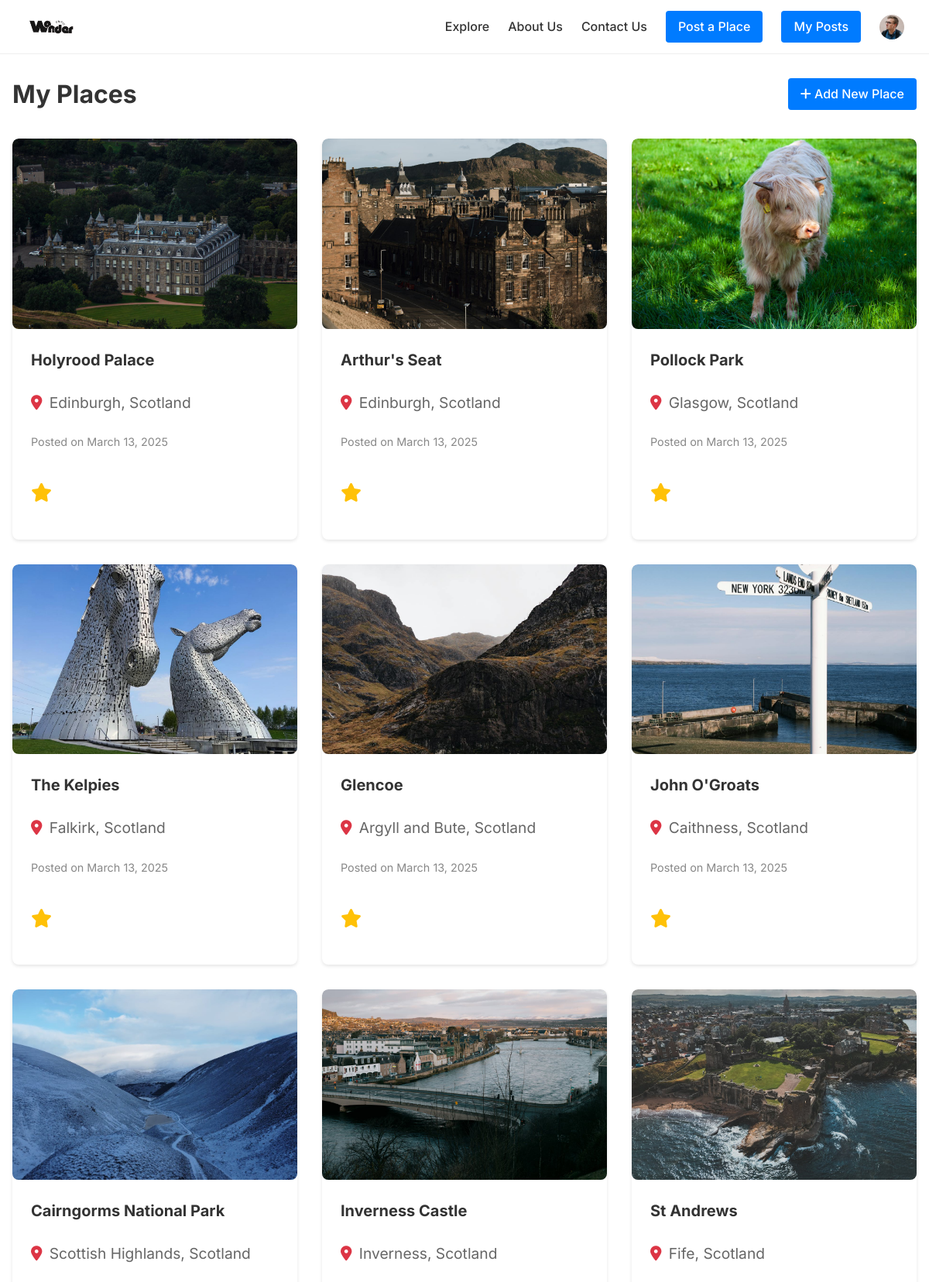
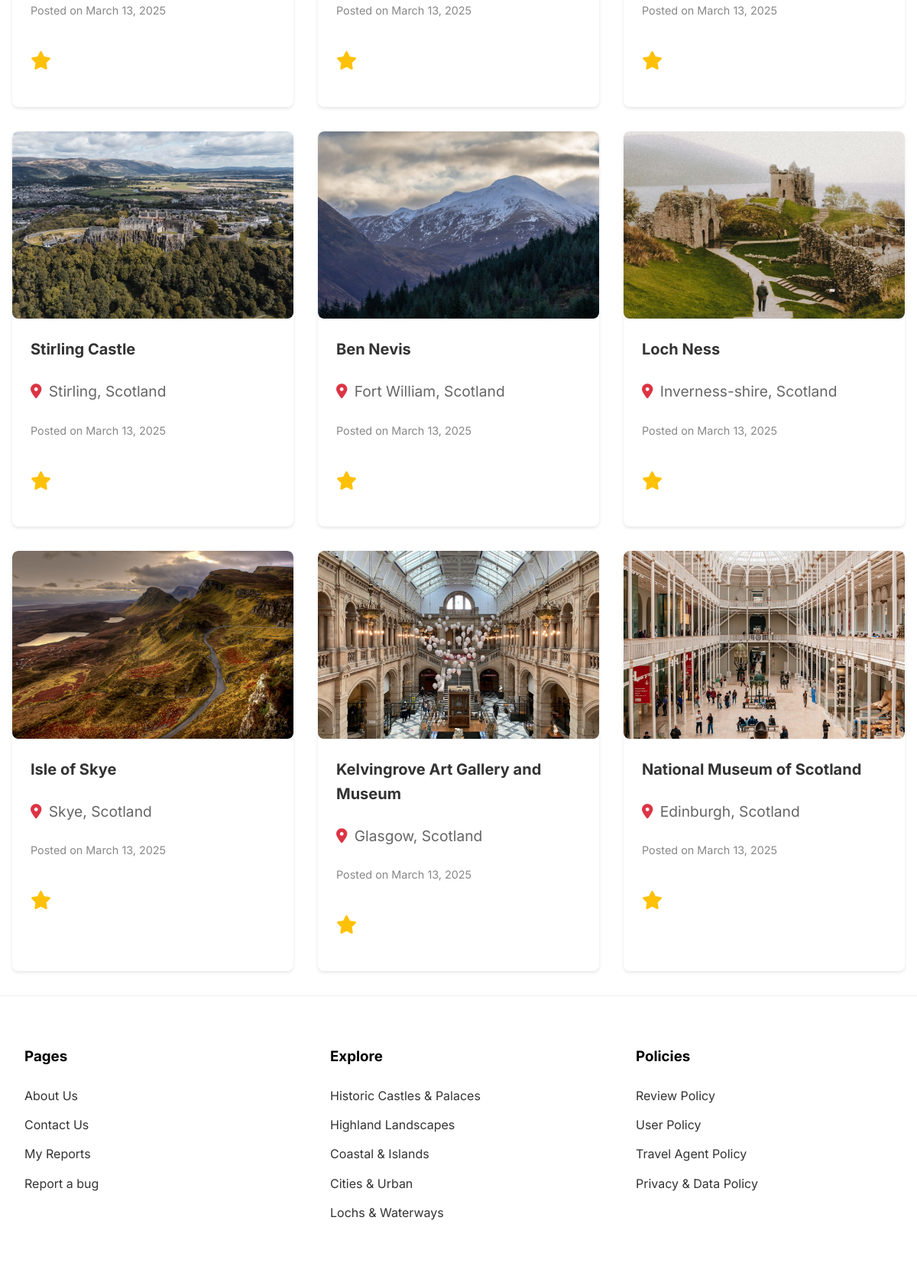
The page /my-places/ (signed in) on the database its author committed (2 pictures, top to bottom).
### wandercritic/models.py (models this page shows, shortened)
class User(AbstractUser):
    is_travel_agent = models.BooleanField(default=False)
    bio = models.TextField(max_length=500, blank=True)
    profile_picture = models.ImageField(upload_to='profile_pics/', blank=True, null=True)
    contact_number = models.CharField(max_length=20, blank=True)
    company_name = models.CharField(max_length=100, blank=True)
    company_website = models.URLField(blank=True)

class Place(models.Model):
    name = models.CharField(max_length=200)
    slug = models.SlugField(unique=True)
    average_rating = models.DecimalField(max_digits=3, decimal_places=2, default=0)
    total_ratings = models.PositiveIntegerField(default=0)
    description = models.TextField()
    short_description = models.CharField(max_length=200)
    location = models.CharField(max_length=200)
    image = models.ImageField(upload_to='places/')
    created_by = models.ForeignKey(User, on_delete=models.CASCADE, related_name='places')
    created_at = models.DateTimeField(auto_now_add=True)
    updated_at = models.DateTimeField(auto_now=True)
    history = models.TextField(blank=True)
    highlights = models.TextField(blank=True)  # Store as JSON list
    best_time_to_visit = models.TextField(blank=True)
    getting_there = models.TextField(blank=True)
    tips = models.TextField(blank=True)  # Store as JSON list
    budget = models.DecimalField(
        max_digits=10,
        decimal_places=2,
        help_text="Estimated budget for the trip in GBP",
        null=True,
        blank=True
    )
    categories = models.ManyToManyField(PlaceCategory, related_name='places')
    tags = models.ManyToManyField(Tag, related_name='places')

### wandercritic/views.py (the view)
# urls.py: path('my-places/', views.my_places, name='my_places'),
@login_required
def my_places(request):
    User = get_user_model()
    agent_id = request.GET.get('agent')
    if agent_id:
        agent = get_object_or_404(User, id=agent_id)
        places = Place.objects.filter(created_by=agent).order_by('-created_at')
        context = {
            'places': places,
            'viewing_agent': agent
        }
    else:
        places = Place.objects.filter(created_by=request.user).order_by('-created_at')
        context = {
            'places': places
        }
    return render(request, 'wandercritic/my_places.html', context)

### templates/wandercritic/my_places.html (shortened to what this page needs)
{% extends 'wandercritic/base.html' %}
{% load static %}
{% block content %}
<div class="my-places-container">
    <div class="header">
        {% if viewing_agent %}
            <div class="agent-header">
                <div class="agent-info">
                    {% if viewing_agent.profile_picture %}
                        <img src="{{ viewing_agent.profile_picture.url }}" alt="{{ viewing_agent.get_full_name }}" class="agent-pic">
                    {% else %}
                        <div class="agent-pic"><i class="fas fa-user-circle"></i></div>
                    {% endif %}
                    <div>
                        <h1>Places by {{ viewing_agent.get_full_name }}</h1>
                        {% if viewing_agent.company_name %}
                            <p class="company-name">{{ viewing_agent.company_name }}</p>
                        {% endif %}
                    </div>
                </div>
            </div>
        {% else %}
            <h1>My Places</h1>
            <a href="{% url 'wandercritic:place_create' %}" class="btn btn-primary">
                <i class="fas fa-plus"></i> Add New Place
            </a>
        {% endif %}
    </div>
    {% if places %}
        <div class="places-grid">
            {% for place in places %}
            <div class="place-card">
                <div class="place-image">
                    <img src="{{ place.image.url }}" alt="{{ place.name }}">
                </div>
                <div class="place-info">
                    <h2>{{ place.name }}</h2>
                    <p class="location"><i class="fas fa-map-marker-alt"></i> {{ place.location }}</p>
                    <p class="date">Posted on {{ place.created_at|date:"F j, Y" }}</p>
                    <div class="stats">
                        <span class="rating">
                            <i class="fas fa-star"></i> {{ place.rating }}
                        </span>
                    </div>
                </div>
            </div>
            {% endfor %}
        </div>
    {% endif %}
</div>
{% endblock %}

### templates/wandercritic/base.html (shortened to what this page needs)
<!DOCTYPE html>
{% load static %}
<html lang="en">
<head>
    <link rel="stylesheet" href="{% static 'styles/main.css' %}">
    <link rel="stylesheet" href="https://cdnjs.cloudflare.com/ajax/libs/font-awesome/6.0.0/css/all.min.css">
</head>
<body>
    <nav class="navbar">
        <div class="nav-container">
            <a href="{% url 'wandercritic:index' %}" class="logo">
                <img src="{% static 'assets/Wander_Critic_logo.png' %}" alt="Wander Critic Logo">
            </a>
            <div class="nav-links">
                <a href="{% url 'wandercritic:explore' %}">Explore</a>
                {% if not user.is_superuser %}
                    <a href="{% url 'wandercritic:about_us' %}">About Us</a>
                    <a href="{% url 'wandercritic:contact_us' %}">Contact Us</a>
                {% endif %}
                {% if user.is_superuser %}
                    <a href="{% url 'wandercritic:admin_applications' %}" class="btn btn-primary">Applications</a>
                    <a href="{% url 'wandercritic:admin_reports' %}" class="btn btn-primary">View Reports</a>
                {% elif user.is_travel_agent %}
                    <a href="{% url 'wandercritic:place_create' %}" class="btn btn-primary">Post a Place</a>
                    <a href="{% url 'wandercritic:my_places' %}" class="btn btn-primary">My Posts</a>
                {% endif %}
                {% if user.is_authenticated %}
                    <div class="profile-dropdown">
                        <button class="profile-button">
                            {% if user.profile_picture %}
                                <img src="{{ user.profile_picture.url }}" alt="Profile" class="profile-pic">
                            {% else %}
                                <i class="fas fa-user-circle"></i>
                            {% endif %}
                        </button>
                    </div>
                {% else %}
                    <a href="{% url 'account_login' %}" class="btn btn-outline">Sign In</a>
                    <a href="{% url 'account_signup' %}" class="btn btn-primary register">Register</a>
                {% endif %}
            </div>
        </div>
    </nav>
    <main>
        {% block content %}
        {% endblock %}
    </main>
    <footer>
        <div class="footer-content">
            <div class="footer-section">
                <h3>Pages</h3>
                <ul>
                    <li><a href="{% url 'wandercritic:about' %}">About Us</a></li>
                    <li><a href="{% url 'wandercritic:contact' %}">Contact Us</a></li>
                    {% if not user.is_superuser and user.is_authenticated %}
                        <li><a href="{% url 'wandercritic:manage_reports' %}">My Reports</a></li>
                        <li><a href="{% url 'wandercritic:report_bug' %}?url={{ request.build_absolute_uri }}">Report a bug</a></li>
                    {% endif %}
                </ul>
            </div>
            <div class="footer-section">
                <h3>Explore</h3>
                <ul>
                    <li><a href="{% url 'wandercritic:explore' %}?category=Historic Castles %26 Palaces">Historic Castles & Palaces</a></li>
                    <li><a href="{% url 'wandercritic:explore' %}?category=Highland Landscapes">Highland Landscapes</a></li>
                    <li><a href="{% url 'wandercritic:explore' %}?category=Coastal %26 Islands">Coastal & Islands</a></li>
                    <li><a href="{% url 'wandercritic:explore' %}?category=Cities %26 Urban">Cities & Urban</a></li>
                    <li><a href="{% url 'wandercritic:explore' %}?category=Lochs %26 Waterways">Lochs & Waterways</a></li>
                </ul>
            </div>
            <div class="footer-section">
                <h3>Policies</h3>
                <ul>
                    <li><a href="{% url 'wandercritic:policy' policy_type='review' %}">Review Policy</a></li>
                    <li><a href="{% url 'wandercritic:policy' policy_type='user' %}">User Policy</a></li>
                    <li><a href="{% url 'wandercritic:policy' policy_type='travel-agent' %}">Travel Agent Policy</a></li>
                    <li><a href="{% url 'wandercritic:policy' policy_type='privacy' %}">Privacy & Data Policy</a></li>
                </ul>
            </div>
        </div>
    </footer>
</body>
</html>

### static/styles/main.css (style rules this page uses)
:root { --primary-color: #000000; --secondary-color: #333333; --text-color: #333333; --light-gray: #f5f5f5; --white: #ffffff; }
* { margin: 0; padding: 0; box-sizing: border-box; }
body { font-family: 'Inter', sans-serif; color: var(--text-color); line-height: 1.6; }
.navbar { background-color: var(--white); padding: 0.5rem 2rem; border-bottom: 1px solid #eee; position: fixed; width: 100%; top: 0; z-index: 1000; height: 70px; }
.nav-container { max-width: 1200px; margin: 0 auto; display: flex; justify-content: space-between; align-items: center; height: 100%; }
.logo { height: 100%; display: flex; align-items: center; }
.logo img { height: 65px; width: auto; margin-right: 1rem; display: block; }
.nav-links { display: flex; gap: 1.5rem; align-items: center; }
.nav-links a { text-decoration: none; color: var(--text-color); font-weight: 500; transition: color 0.3s ease; }
.places-grid { display: grid; grid-template-columns: repeat(auto-fit, minmax(300px, 1fr)); gap: 2rem; margin-top: 2rem; }
.place-card { background: white; border-radius: 8px; overflow: hidden; box-shadow: 0 2px 4px rgba(0,0,0,0.1); transition: transform 0.3s ease; text-decoration: none; color: inherit; display: block; }
.place-card img { width: 100%; height: 200px; object-fit: cover; }
footer { background-color: var(--white); padding: 4rem 2rem; border-top: 1px solid #eee; }
.footer-content { max-width: 1200px; margin: 0 auto; display: grid; grid-template-columns: repeat(3, 1fr); gap: 4rem; }
.footer-section h3 { margin-bottom: 1.5rem; color: var(--primary-color); }
.footer-section ul { list-style: none; }
.footer-section ul li { margin-bottom: 0.8rem; }
.footer-section a { text-decoration: none; color: var(--text-color); transition: color 0.3s ease; }
.btn { padding: 0.6rem 1.2rem; border-radius: 4px; border: none; cursor: pointer; font-weight: 500; text-decoration: none; transition: all 0.3s ease; display: inline-flex; align-items: center; justify-content: center; }
.btn-primary { background-color: var(--primary-color); color: var(--white) !important; }
.btn { display: inline-block; padding: 0.5rem 1rem; border-radius: 4px; text-decoration: none; font-weight: 500; transition: all 0.2s; border: none; cursor: pointer; }
.btn-primary { background-color: #007bff; color: white; border: 1px solid #0056b3; }
.place-image img { width: 100%; height: 400px; object-fit: cover; border-radius: 8px; }
.place-info { padding: 1rem; }
.rating { color: #ffd700; font-size: 1.5rem; margin: 1rem 0; }
.location { font-size: 1.2rem; color: #666; }
.rating { color: #ffd700; margin-top: 0.25rem; }
.profile-dropdown { position: relative; display: inline-block; }
.profile-button { background: none; border: none; cursor: pointer; padding: 0; display: flex; align-items: center; }
.profile-pic { width: 32px; height: 32px; border-radius: 50%; object-fit: cover; }
.place-info { display: flex; flex-direction: column; gap: 1rem; }
.btn { display: inline-block; padding: 0.5rem 1rem; font-size: 1rem; font-weight: 500; text-align: center; border: none; border-radius: 4px; cursor: pointer; transition: all 0.2s; }
.btn-primary { background-color: #007bff; color: white; }

### templates/wandercritic/my_places.html (style rules this page uses)
.my-places-container { max-width: 1200px; margin: 0 auto; padding: 6rem 1rem 2rem; }
.header { display: flex; justify-content: space-between; align-items: center; margin-bottom: 2rem; }
.header h1 { margin: 0; color: #333; font-size: 2rem; }
.places-grid { display: grid; grid-template-columns: repeat(auto-fill, minmax(300px, 1fr)); gap: 2rem; }
.place-card { background: white; border-radius: 8px; overflow: hidden; box-shadow: 0 2px 4px rgba(0,0,0,0.1); transition: transform 0.2s; }
.place-image { position: relative; padding-top: 66.67%; overflow: hidden; }
.place-image img { position: absolute; top: 0; left: 0; width: 100%; height: 100%; object-fit: cover; }
.place-info { padding: 1.5rem; }
.place-info h2 { margin: 0 0 0.5rem; font-size: 1.25rem; color: #333; }
.location { color: #666; margin: 0 0 0.5rem; }
.location i { color: #dc3545; margin-right: 0.25rem; }
.date { color: #888; font-size: 0.9rem; margin: 0 0 1rem; }
.stats { display: flex; gap: 1rem; }
.rating { color: #ffc107; }
.rating i { margin-right: 0.25rem; }

### rows shown on the page
User: profile_picture (picture)
Place: image (picture), name "Holyrood Palace", location "Edinburgh, Scotland", created_at "March 13, 2025"
Place: image (picture), name "Arthur's Seat", location "Edinburgh, Scotland", created_at "March 13, 2025"
Place: image (picture), name "Pollock Park", location "Glasgow, Scotland", created_at "March 13, 2025"
Place: image (picture), name "The Kelpies", location "Falkirk, Scotland", created_at "March 13, 2025"
Place: image (picture), name "Glencoe", location "Argyll and Bute, Scotland", created_at "March 13, 2025"
Place: image (picture), name "John O'Groats", location "Caithness, Scotland", created_at "March 13, 2025"
Place: image (picture), name "Cairngorms National Park", location "Scottish Highlands, Scotland", created_at "March 13, 2025"
Place: image (picture), name "Inverness Castle", location "Inverness, Scotland", created_at "March 13, 2025"
Place: image (picture), name "St Andrews", location "Fife, Scotland", created_at "March 13, 2025"
Place: image (picture), name "Stirling Castle", location "Stirling, Scotland", created_at "March 13, 2025"
Place: image (picture), name "Ben Nevis", location "Fort William, Scotland", created_at "March 13, 2025"
Place: image (picture), name "Loch Ness", location "Inverness-shire, Scotland", created_at "March 13, 2025"
Place: image (picture), name "Isle of Skye", location "Skye, Scotland", created_at "March 13, 2025"
Place: image (picture), name "Kelvingrove Art Gallery and Museum", location "Glasgow, Scotland", created_at "March 13, 2025"
Place: image (picture), name "National Museum of Scotland", location "Edinburgh, Scotland", created_at "March 13, 2025"
